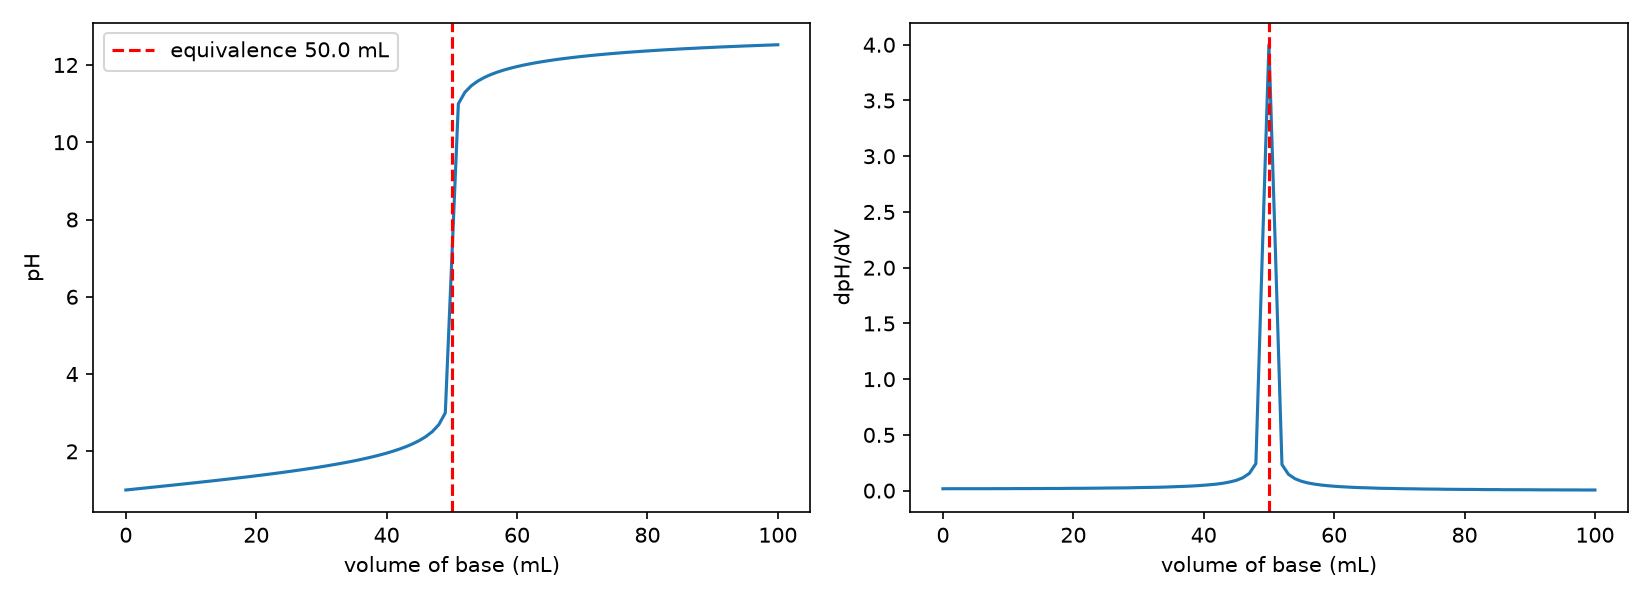

Reproduce this figure in Python.
"""
PW2 Lab B Part 5 (bonus) -- find a titration's equivalence point.

titration.csv holds a titration curve: pH versus the volume of base added.
The equivalence point is the volume where the pH changes fastest (the steep
jump). Numerically, that is where the SLOPE of the pH curve is largest.
Run:  python titration.py
"""
import numpy as np
import matplotlib.pyplot as plt

# TODO 1: read titration.csv (columns volume_base, pH) into arrays V, pH.

# TODO 2: compute the slope of the pH curve with np.gradient(pH, V), and find
#         the volume where that slope is largest (np.argmax). That is the
#         equivalence point. Print it.

# TODO 3: make two plots side by side: (left) pH vs volume with a line at the
#         equivalence point; (right) the slope vs volume, showing it peaks
#         at the equivalence point. Save as titration.png.
data = np.genfromtxt("titration.csv", delimiter=",", skip_header=1)
V = data[:, 0]
pH = data[:, 1]

slope = np.gradient(pH, V)
i = np.argmax(slope)
V_eq = V[i]
print(f"Equivalence point: {V_eq:.2f} mL (pH = {pH[i]:.2f})")

fig, (ax1, ax2) = plt.subplots(1, 2, figsize=(11, 4))

ax1.plot(V, pH)
ax1.axvline(V_eq, color="r", linestyle="--", label=f"equivalence {V_eq:.1f} mL")
ax1.set_xlabel("volume of base (mL)")
ax1.set_ylabel("pH")
ax1.legend()

ax2.plot(V, slope)
ax2.axvline(V_eq, color="r", linestyle="--")
ax2.set_xlabel("volume of base (mL)")
ax2.set_ylabel("dpH/dV")

plt.tight_layout()
plt.savefig("titration.png", dpi=150)
plt.show()
